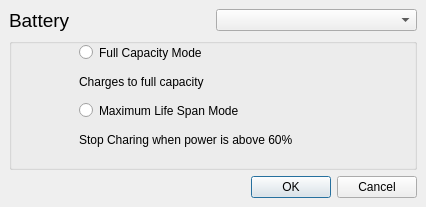
<?xml version="1.0" encoding="UTF-8"?>
<ui version="4.0">
 <class>MainWindow</class>
 <widget class="QMainWindow" name="MainWindow">
  <property name="geometry">
   <rect>
    <x>0</x>
    <y>0</y>
    <width>426</width>
    <height>207</height>
   </rect>
  </property>
  <property name="sizePolicy">
   <sizepolicy hsizetype="Expanding" vsizetype="Expanding">
    <horstretch>0</horstretch>
    <verstretch>0</verstretch>
   </sizepolicy>
  </property>
  <property name="maximumSize">
   <size>
    <width>10245</width>
    <height>10245</height>
   </size>
  </property>
  <property name="windowTitle">
   <string>MainWindow</string>
  </property>
  <widget class="QWidget" name="centralwidget">
   <layout class="QVBoxLayout" name="verticalLayout_2">
    <item>
     <layout class="QHBoxLayout" name="horizontalLayout_2">
      <item>
       <layout class="QVBoxLayout" name="verticalLayout">
        <item>
         <layout class="QHBoxLayout" name="horizontalLayout">
          <item>
           <widget class="QLabel" name="label">
            <property name="font">
             <font>
              <pointsize>14</pointsize>
             </font>
            </property>
            <property name="layoutDirection">
             <enum>Qt::RightToLeft</enum>
            </property>
            <property name="text">
             <string>Battery</string>
            </property>
           </widget>
          </item>
          <item>
           <widget class="QComboBox" name="cmb_BatteryName"/>
          </item>
         </layout>
        </item>
        <item>
         <widget class="QGroupBox" name="groupBox">
          <property name="title">
           <string/>
          </property>
          <widget class="QLabel" name="label_4">
           <property name="geometry">
            <rect>
             <x>70</x>
             <y>90</y>
             <width>531</width>
             <height>23</height>
            </rect>
           </property>
           <property name="text">
            <string>Stop Charing when power is above 60%</string>
           </property>
          </widget>
          <widget class="QRadioButton" name="rad_Full">
           <property name="geometry">
            <rect>
             <x>70</x>
             <y>3</y>
             <width>531</width>
             <height>23</height>
            </rect>
           </property>
           <property name="text">
            <string>Full Capacity Mode</string>
           </property>
          </widget>
          <widget class="QRadioButton" name="rad_max_life">
           <property name="geometry">
            <rect>
             <x>70</x>
             <y>61</y>
             <width>531</width>
             <height>23</height>
            </rect>
           </property>
           <property name="text">
            <string>Maximum Life Span Mode</string>
           </property>
          </widget>
          <widget class="QLabel" name="label_2">
           <property name="geometry">
            <rect>
             <x>70</x>
             <y>32</y>
             <width>531</width>
             <height>23</height>
            </rect>
           </property>
           <property name="text">
            <string>Charges to full capacity</string>
           </property>
          </widget>
         </widget>
        </item>
        <item>
         <widget class="QDialogButtonBox" name="btn_Box">
          <property name="standardButtons">
           <set>QDialogButtonBox::Cancel|QDialogButtonBox::Ok</set>
          </property>
         </widget>
        </item>
       </layout>
      </item>
     </layout>
    </item>
   </layout>
  </widget>
  <widget class="QMenuBar" name="menubar">
   <property name="geometry">
    <rect>
     <x>0</x>
     <y>0</y>
     <width>426</width>
     <height>22</height>
    </rect>
   </property>
  </widget>
 </widget>
 <resources/>
 <connections/>
</ui>
